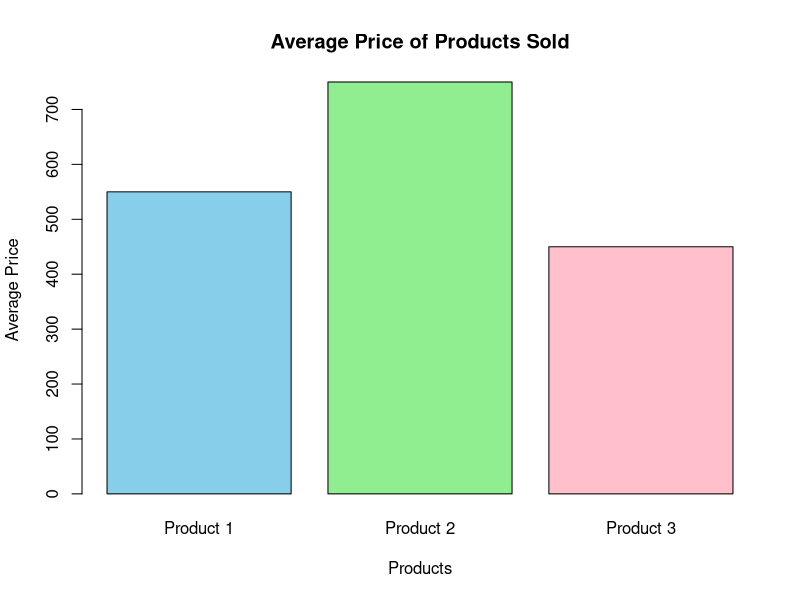

This chart was generated by the following R code:
# Product names
products <- c("Product 1", "Product 2", "Product 3")

# Average prices
avg_price <- c(550, 750, 450)

# Create Bar Graph
barplot(avg_price,
        names.arg = products,
        main = "Average Price of Products Sold",
        xlab = "Products",
        ylab = "Average Price",
        col = c("skyblue", "lightgreen", "pink"))
